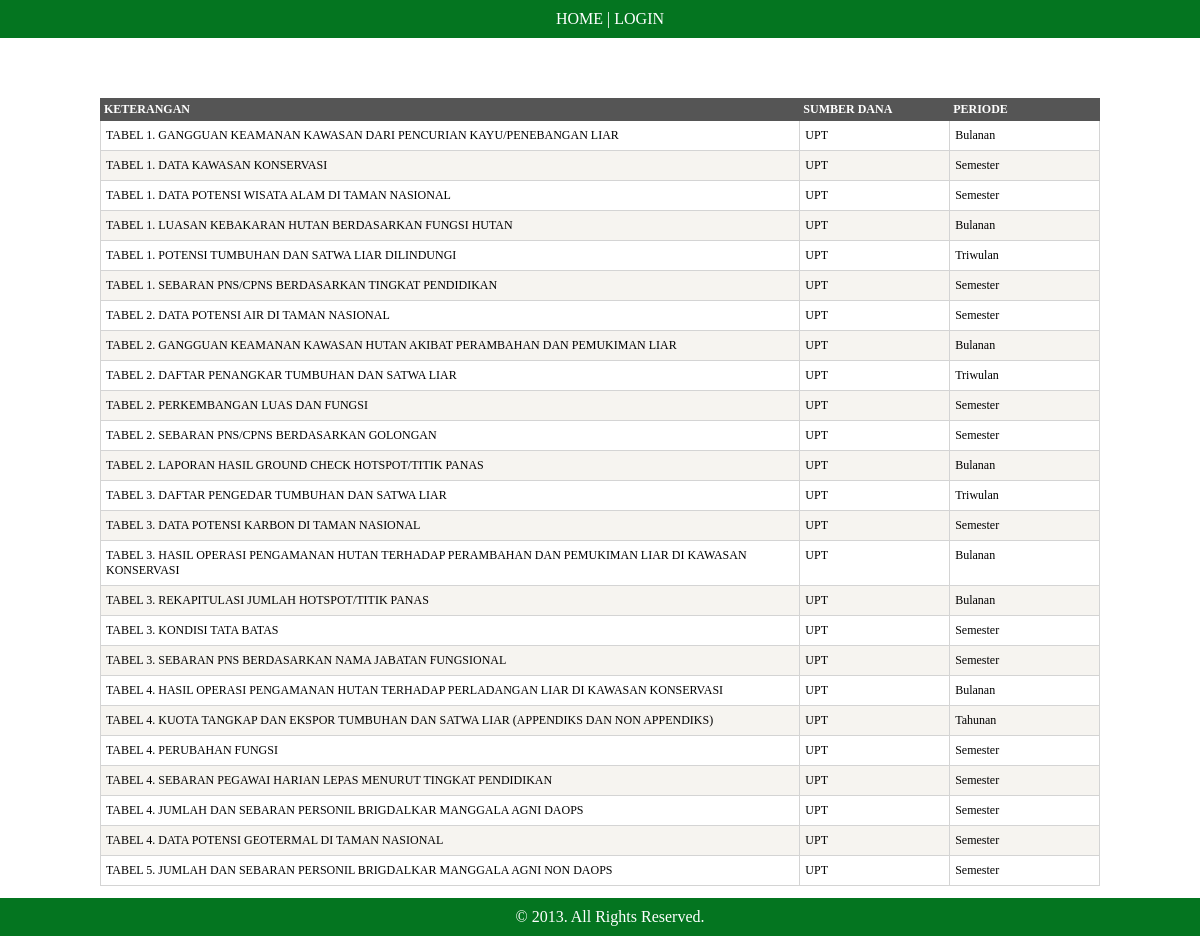
The page /index.php/pph/index on the database as committed earlier.
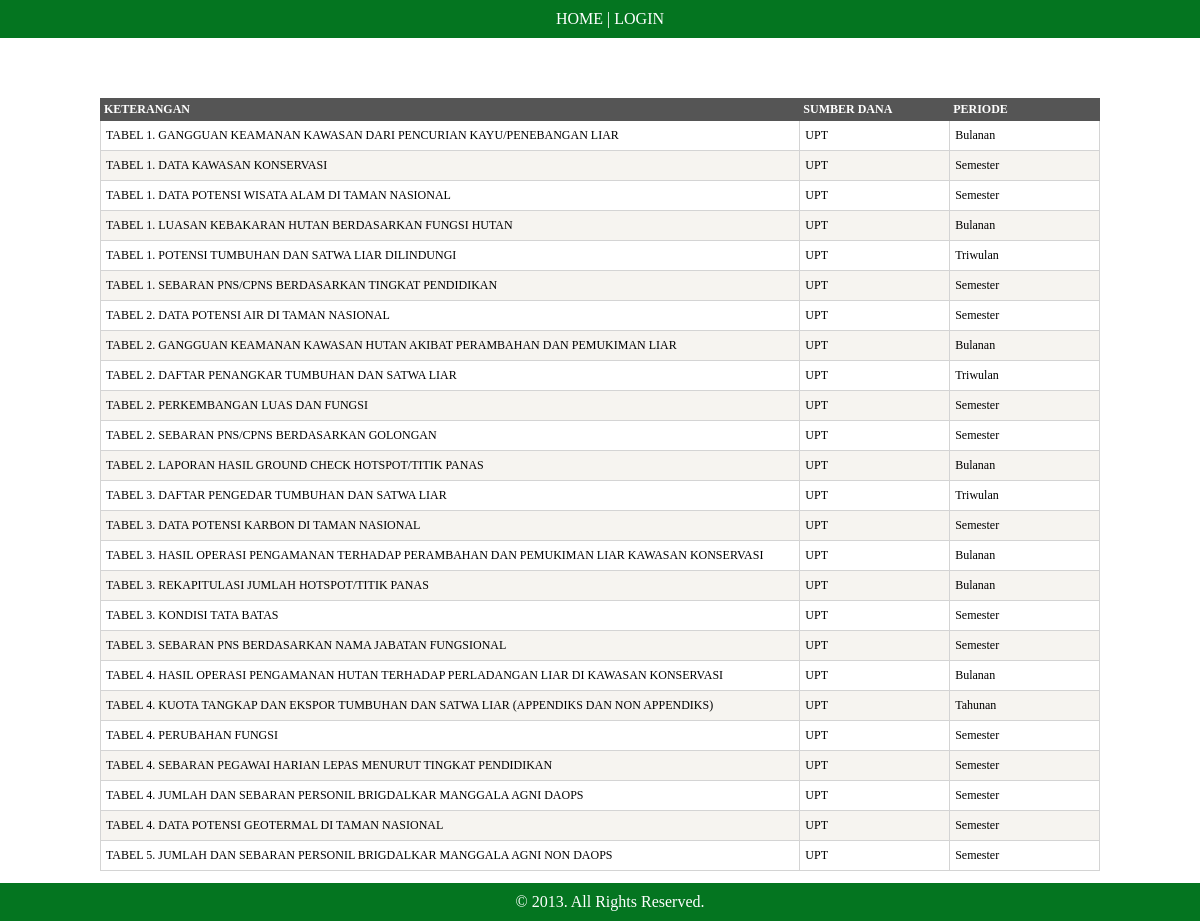
The same page on the database as committed later.
### tables this page shows
CREATE TABLE IF NOT EXISTS `module` (
  `id` int(11) NOT NULL AUTO_INCREMENT,
  `content` varchar(255) NOT NULL,
  `sumber_dana` varchar(255) NOT NULL,
  `periode` varchar(255) NOT NULL,
  `urutan` int(11) NOT NULL,
  `alias` varchar(50) NOT NULL,
  `module_type_id` int(11) NOT NULL,
  PRIMARY KEY (`id`)
);

### application/controllers/pph/index.php (called while the page is built, shortened)
<?php
class index extends CI_Controller {
    function index() {
		$this->load->view( 'pph/index' );
    }
}

### index.php (called while the page is built, shortened)
<?php
require_once BASEPATH.'core/CodeIgniter.php';

### application/helpers/common_helper.php (called while the page is built, shortened)
<?php
    if (! function_exists('StripArray')) {
        function StripArray($Array, $FieldName = array()) {
            $ArrayResult = array();
            foreach($Array as $Key => $Element) {
                if (in_array($Key, $FieldName) && in_array($Element, array('0', '0000-00-00', '0000-00-00 00:00:00'))) {
                    $ArrayResult[$Key] = null;
                    } else {
                    $ArrayResult[$Key] = stripslashes($Element);
                }
            }
            return $ArrayResult;
        }
    }
    if (! function_exists('GetStringFilter')) {
        function GetStringFilter($Param, $ReplaceField = array()) {
            $StringFilter = '';
            return $StringFilter;
        }
    }
    if (! function_exists('GetStringSorting')) {
        function GetStringSorting($param, $Field = array(), $string_default = '') {
            $Result = '';
            if (isset($param['iSortCol_0'])) {
                for ($i = 0; $i < intval($param['iSortingCols']); $i++) {
                    if ( $param[ 'bSortable_'.intval($param['iSortCol_'.$i]) ] == "true" ) {
						$field_name = $Field[ intval( $param['iSortCol_'.$i] ) ];
						$field_value = $param['sSortDir_'.$i];
						if (isset($param['field_replace']) && isset($param['field_replace'][$field_name])) {
							$field_name = $param['field_replace'][$field_name];
						}
                        $Result .= $field_name." ".mysql_real_escape_string( $field_value ) .", ";
                    }
                }
                $Result = substr_replace( $Result, "", -2 );
			}
			else {
                $Result = $string_default;
            }
            return $Result;
        }
    }
    if (! function_exists('GetStringLimit')) {
        function GetStringLimit($Param) {
            $StringLimit = "0, 25";
            return $StringLimit;
        }
    }

### application/models/module_model.php (called while the page is built, shortened)
<?php if ( ! defined('BASEPATH')) exit('No direct script access allowed');
class module_model extends CI_Model {
    function get_array($param = array()) {
        $array = array();
		$string_filter = GetStringFilter($param, @$param['column']);
		$string_sorting = GetStringSorting($param, @$param['column'], 'urutan ASC');
		$string_limit = GetStringLimit($param);
		$select_query = "
			SELECT SQL_CALC_FOUND_ROWS Module.*,
				ModuleType.name module_type_name, ModuleType.alias module_type_alias
			FROM ".MODULE." Module
			LEFT JOIN ".MODULE_TYPE." ModuleType ON ModuleType.id = Module.module_type_id
			WHERE 1 $string_filter
			ORDER BY $string_sorting
			LIMIT $string_limit
		";
        $select_result = mysql_query($select_query) or die(mysql_error());
		while ( $row = mysql_fetch_assoc( $select_result ) ) {
			$array[] = $this->sync($row);
		}
        return $array;
    }
	function sync($row) {
		$row = StripArray($row);
		if (!empty($row['alias']) && !empty($row['module_type_alias'])) {
			$row['model_name'] = $row['module_type_alias'].'_'.$row['alias'].'_model';
			$row['module_link'] = base_url($row['module_type_alias'].'/'.$row['alias']);
		} else {
			$row['model_name'] = '';
			$row['module_link'] = '#';
		}
		return $row;
	}
}

### application/views/pph/index.php (the view, shortened to what this page needs)
<?php
	$array_module = $this->module_model->get_array();
?>
<body>
<div id="cnt-content">
	<div style="width: 1000px; margin: 0 auto; text-align: center;">
		<table class="reference">
			<tr>
				<th style="width: 70%">KETERANGAN</th>
				<th style="width: 15%">SUMBER DANA</th>
				<th style="width: 15%">PERIODE</th></tr>
			<?php foreach ($array_module as $row) { ?>
			<tr>
				<td><a href="<?php echo $row['module_link']; ?>"><?php echo $row['content']; ?></a></td>
				<td><?php echo $row['sumber_dana']; ?></td>
				<td><?php echo $row['periode']; ?></td></tr>
			<?php } ?>
		</table>
	</div>
</div>
</body>

Rows that differ between the two databases and show on the page:
changed module: content "TABEL 3. HASIL OPERASI PENGAMANAN HUTAN TERHADAP PERAMBAHAN DAN PEMUKIMAN LIAR DI KAWASAN KONSERVASI" → "TABEL 3. HASIL OPERASI PENGAMANAN TERHADAP PERAMBAHAN DAN PEMUKIMAN LIAR KAWASAN KONSERVASI"
